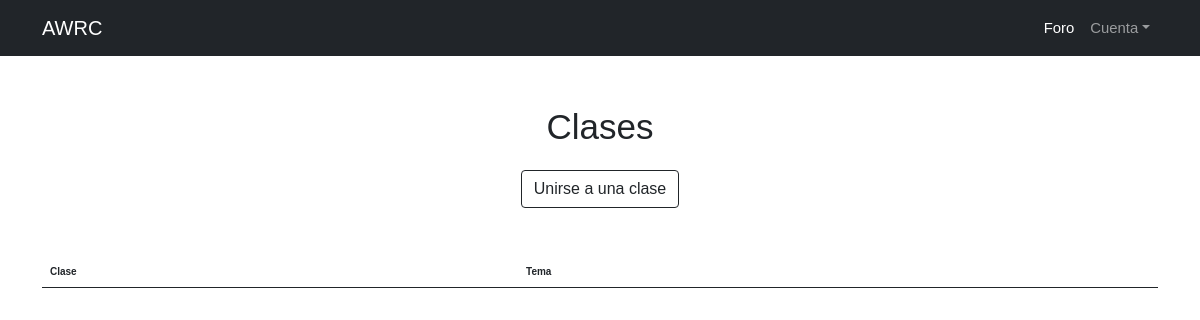
Before: /MG1/ (signed in) with the older database file.
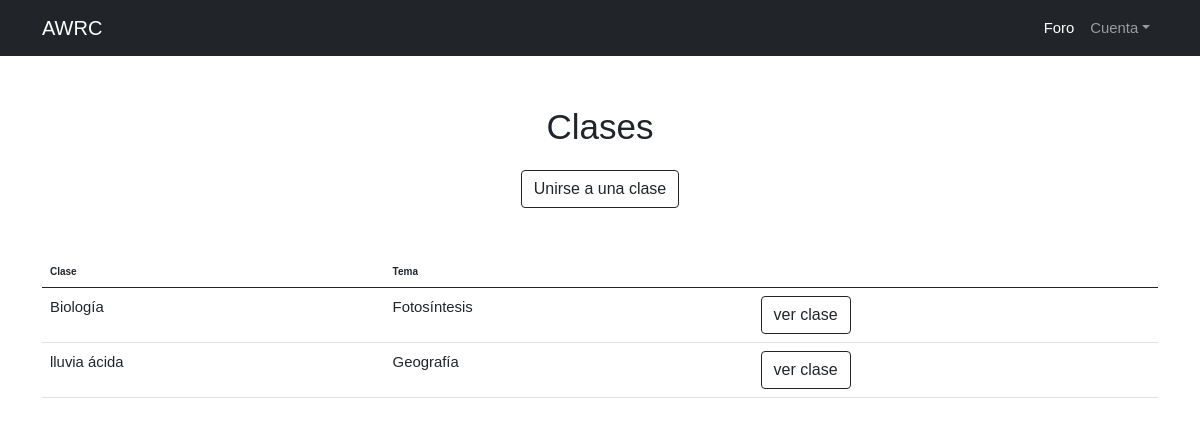
After: the same page with the newer database file.
### AMCE/models.py (models this page shows, shortened)
class Anadir(models.Model):
	user_id = models.ForeignKey(User, on_delete=models.CASCADE)
	codigo_materia = models.ForeignKey(Clases, on_delete=models.CASCADE)

class Clases(models.Model):
	codigo = models.CharField(max_length=10, primary_key=True)
	tema = models.CharField(max_length=100)
	nombre = models.CharField(max_length=100)

### AMCE/views.py (the view)
# urls.py: path('MG1/', views.MG1, name = "MG1"),
@login_required
def MG1(request):
	code = Anadir.objects.all()
	a = request.POST
	current_user = get_object_or_404(User, pk=request.user.pk)
	args = {'form': a, 'code':code}
	if request.method == 'POST':
		print(a)
		codigo_ingresado = request.POST.get("new")
		codigo_clase = Anadir(user_id=current_user,codigo_materia=codigo_ingresado.id)
		codigo_clase.save()
	return render(request,"AMCE/SelEquipo.html",args)

### AMCE/templates/AMCE/SelEquipo.html (shortened to what this page needs)
{% extends 'AMCE/MG1.html'%}
{% block content %}
    <div >
      <br>
      <br>
      <blockquote class="blockquote text-center">
        <p class="mb-0" style="margin-top: 15px; font-size: 35px;">Clases</p>
      </blockquote>
    </div>
    <center>
      <a class="btn btn-outline-dark" id="myBtn">Unirse a una clase</a>
    </center>
    <div class="container mt-5">
      <table class="table">
            <thead>
            <th>Clase</th>
            <th>Tema</th>
            <th></th>
        </thead>
        <tbody>
          {% for codigo in code %}
              <tr>
              <td><a style="size: 30px" >{{codigo.codigo_materia.tema}}</a></td>
              <td><a style="size: 30px" >{{codigo.codigo_materia.nombre}}</a></td>
              <td><a class="btn btn-outline-dark" id="" href="/paso1-1" style="size: 1px">ver clase</a></td>
            </tr>
          {% endfor %}
        </tbody>
      </table>
    </div>
{% endblock%}

Changed rows visible on the page:
added Anadir: codigo_materia.tema "Biología", codigo_materia.nombre "Fotosíntesis"
added Anadir: codigo_materia.tema "lluvia ácida", codigo_materia.nombre "Geografía"
